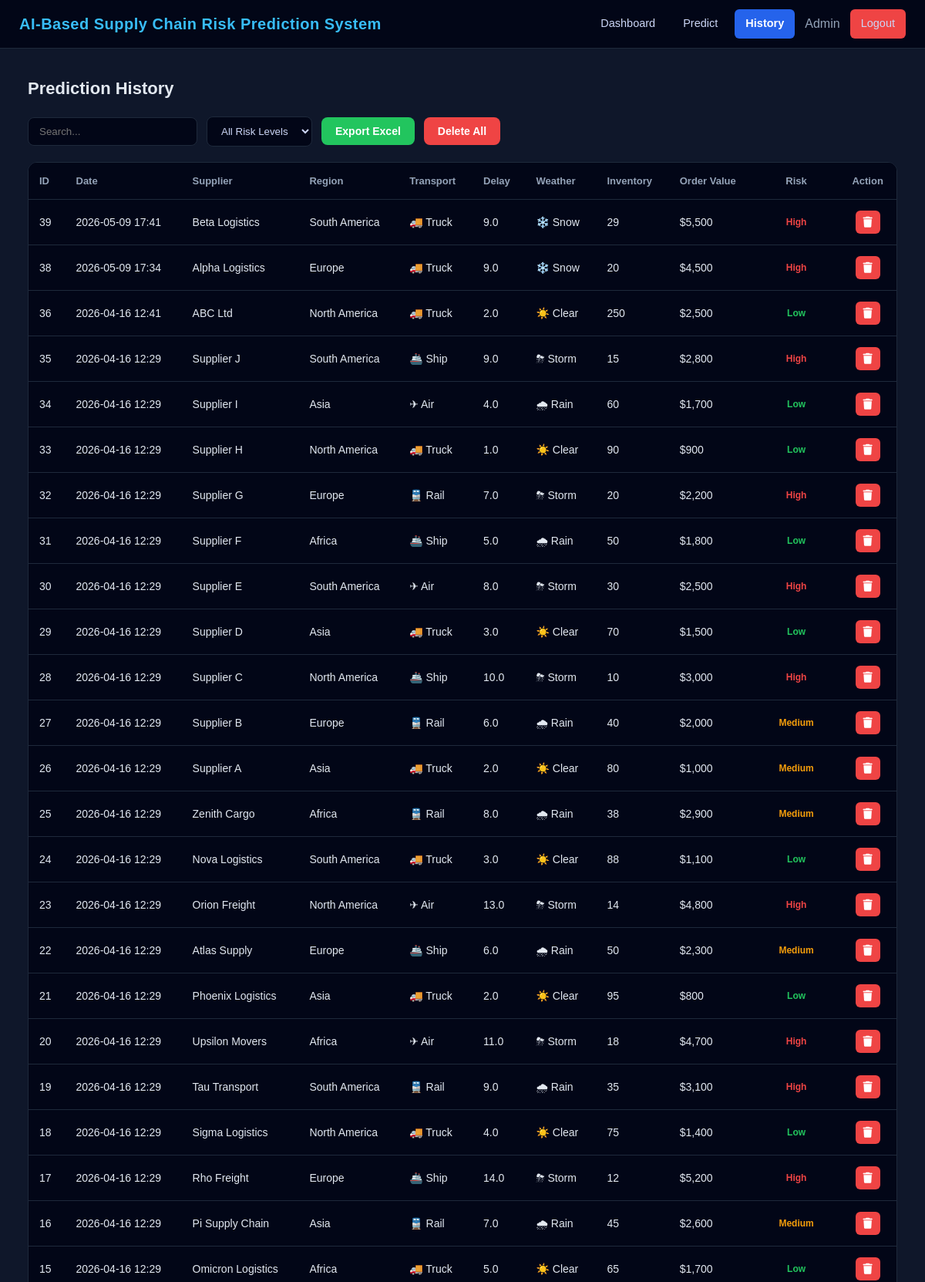
Screenshot of /history (signed in, upper part) with the database file from the repository.
### tables this page shows
CREATE TABLE predictions (
    id INTEGER PRIMARY KEY AUTOINCREMENT,
    date TEXT,
    supplier TEXT,
    region INTEGER,
    transport INTEGER,
    delay REAL,
    weather INTEGER,
    demand INTEGER,
    inventory INTEGER,
    traffic INTEGER,
    port_delay INTEGER,
    order_value REAL,
    fuel_cost REAL,
    risk TEXT
);

### app.py (the view)
@app.route("/history")
def history():
    if "user" not in session:
        return redirect("/")
    conn = get_db()
    cursor = conn.cursor()
    cursor.execute("SELECT * FROM predictions ORDER BY id DESC")
    rows = cursor.fetchall()
    conn.close()
    data = []
    for r in rows:
        data.append({
            "id": r[0],
            "date": r[1],
            "supplier": r[2],
            "region": r[3],
            "transport": r[4],
            "delay": r[5],
            "weather": r[6],
            "demand": r[7],
            "inventory": r[8],
            "traffic": r[9],
            "port_delay": r[10],
            "order_value": r[11],
            "fuel_cost": r[12],
            "risk_level": r[13]
        })
    return render_template("history.html", data=data)

### app.py (called while the page is built)
def get_db():
    return sqlite3.connect(DB_PATH)

### templates/history.html (shortened to what this page needs)
{% extends "base.html" %}
{% block content %}
<div class="history-container">
    <h2>Prediction History</h2>
    <div class="history-controls">
        <input type="text" id="searchInput" placeholder="Search..." onkeyup="applyFilters()">
        <select id="filterRisk" onchange="applyFilters()">
            <option value="">All Risk Levels</option>
        </select>
        <button onclick="exportToExcel()" class="export-btn">
            Export Excel
        </button>
        <button onclick="deleteAll()" class="delete-btn danger">
            Delete All
        </button>
    </div>
    <div class="table-container">
        <table id="historyTable">
            <thead>
                <tr>
                    <th>ID</th>
                    <th>Date</th>
                    <th>Supplier</th>
                    <th>Region</th>
                    <th>Transport</th>
                    <th>Delay</th>
                    <th>Weather</th>
                    <th>Inventory</th>
                    <th>Order Value</th>
                    <th>Risk</th>
                    <th>Action</th>
                </tr>
            </thead>
            <tbody>
                {% for row in data %}
                <tr>
                    <td>{{ row.id }}</td>
                    <td>{{ row.date }}</td>
                    <td>{{ row.supplier }}</td>
                    <td>
                        {% if row.region == 0 %} Asia
                        {% elif row.region == 1 %} Europe
                        {% elif row.region == 2 %} North America
                        {% elif row.region == 3 %} South America
                        {% elif row.region == 4 %} Africa
                        {% else %} Unknown
                        {% endif %}
                    </td>
                    <td>
                        {% if row.transport == 0 %} 🚚 Truck
                        {% elif row.transport == 1 %} 🚆 Rail
                        {% elif row.transport == 2 %} 🚢 Ship
                        {% elif row.transport == 3 %} ✈ Air
                        {% else %} Unknown
                        {% endif %}
                    </td>
                    <td>{{ row.delay }}</td>
                    <td>
                        {% if row.weather == 0 %}
                        ☀️ Clear
                        {% elif row.weather == 1 %}
                        🌧 Rain
                        {% elif row.weather == 2 %}
                        ⛈ Storm
                        {% elif row.weather == 3 %}
                        ❄️ Snow
                        {% elif row.weather == 4 %}
                        🌫 Fog
                        {% else %}
                        🌤 Unknown
                        {% endif %}
                    </td>
                    <td>{{ row.inventory }}</td>
                    <td>${{ "{:,.0f}".format(row.order_value) }}</td>
                    <td>
                        <span class="risk-badge
                            {% if row.risk_level == 'High' %} risk-high
                            {% elif row.risk_level == 'Medium' %} risk-medium
                            {% else %} risk-low
                            {% endif %}
                        ">
                            {{ row.risk_level }}
                        </span>
                    </td>
                    <td>
                        <button onclick="deleteSingle({{ row.id }})" class="delete-btn icon">
                            <i class="fa-solid fa-trash"></i>
                        </button>
                    </td>
                </tr>
                {% else %}
                <tr>
                    <td colspan="9" style="text-align:center; padding:20px;">
                        No prediction history found
                    </td>
                </tr>
                {% endfor %}
            </tbody>
        </table>
    </div>
</div>
{% endblock %}

### templates/base.html (shortened to what this page needs)
<!DOCTYPE html>
<html lang="en">
<head>
    <link rel="stylesheet" href="{{ url_for('static', filename='css/style.css') }}">
    <link rel="stylesheet" href="{{ url_for('static', filename='css/dark-theme.css') }}">
    <link rel="stylesheet" href="https://cdnjs.cloudflare.com/ajax/libs/font-awesome/6.5.0/css/all.min.css">
</head>
<body>
    <nav class="navbar">
        <div class="nav-left">
            <span class="logo">AI-Based Supply Chain Risk Prediction System</span>
        </div>
        <div class="nav-right">
            <a href="/dashboard" class="{% if request.path == '/dashboard' %}active{% endif %}">Dashboard</a>
            <a href="/predict" class="{% if request.path == '/predict' %}active{% endif %}">Predict</a>
            <a href="/history" class="{% if request.path == '/history' %}active{% endif %}">History</a>
            <span class="user">Admin</span>
            <a href="/logout" class="logout-btn">Logout</a>
        </div>
    </nav>
    <main class="main-content" id="dashboard-content">
        {% block content %}
        {% endblock %}
    </main>
</body>
</html>

### static/css/style.css (style rules this page uses)
* { margin: 0; padding: 0; box-sizing: border-box; }
body { font-family: Arial, Helvetica, sans-serif; line-height: 1.5; }
.navbar { display: flex; justify-content: space-between; align-items: center; padding: 15px 20px; }
.nav-left, .nav-center, .nav-right { display: flex; align-items: center; }
.nav-right { gap: 10px; }
.main-content { min-height: calc(100vh - 70px); }
button { cursor: pointer; font-size: 14px; }
.history-controls { flex-wrap: wrap; }
table th { font-size: 14px; }
table td { font-size: 13px; }

### static/css/dark-theme.css (style rules this page uses)
body { background-color: #0f172a; color: #e2e8f0; }
.navbar { background: #020617; border-bottom: 1px solid #1e293b; display: flex; justify-content: space-between; align-items: center; padding: 12px 25px; }
.navbar .logo { font-size: 20px; font-weight: 700; color: #38bdf8; letter-spacing: 0.5px; }
.nav-right { display: flex; align-items: center; gap: 8px; }
.navbar a { text-decoration: none; color: #cbd5f5; padding: 8px 14px; border-radius: 6px; font-size: 14.5px; font-weight: 500; transition: all 0.2s ease; }
.navbar a.active { background: #2563eb; color: #fff; font-weight: 600; }
.nav-right .user { margin-left: 5px; margin-right: 5px; color: #94a3b8; font-weight: 500; }
.logout-btn { background: #ef4444; padding: 6px 14px; border-radius: 6px; color: white; text-decoration: none; font-weight: 500; }
.main-content { padding: 20px; }
.export-btn { background: #22c55e; padding: 10px 15px; border-radius: 6px; border: none; color: white; cursor: pointer; font-weight: bold; }
.history-container { max-width: 1200px; margin: 15px auto; padding: 0 16px; }
.history-container h2 { font-size: 22px; font-weight: 600; color: #e2e8f0; margin-bottom: 20px; }
.history-controls { display: flex; gap: 12px; margin-bottom: 20px; flex-wrap: wrap; align-items: center; }
.history-controls input { padding: 10px 14px; border-radius: 8px; border: 1px solid #1e293b; background: #020617; color: #cbd5f5; outline: none; min-width: 220px; }
.history-controls select { padding: 10px 14px; border-radius: 8px; border: 1px solid #1e293b; background: #020617; color: #cbd5f5; outline: none; }
.export-btn { background: #22c55e; color: white; border: none; padding: 10px 18px; border-radius: 8px; cursor: pointer; transition: 0.2s; font-weight: bold; }
.delete-btn { background: #ef4444; color: white; border: none; padding: 10px 18px; border-radius: 8px; cursor: pointer; transition: 0.2s; font-weight: bold; }
.delete-btn.icon { background: #ef4444; border: none; border-radius: 6px; padding: 8px 10px; cursor: pointer; display: inline-flex; align-items: center; justify-content: center; transition: all 0.2s ease; }
.delete-btn.icon i { color: #ffffff; font-size: 14px; }
.table-container { border-radius: 12px; border: 1px solid #1e293b; overflow: hidden; }
#historyTable { width: 100%; border-collapse: collapse; background: #020617; }
#historyTable thead { background: #020617; }
#historyTable th { padding: 14px; text-align: left; font-size: 13px; color: #94a3b8; border-bottom: 1px solid #1e293b; }
#historyTable td { padding: 14px; border-bottom: 1px solid #1e293b; color: #e2e8f0; font-size: 14px; }
#historyTable th:nth-last-child(2), #historyTable td:nth-last-child(2) { text-align: center; }
#historyTable th:last-child, #historyTable td:last-child { text-align: center; }
.history-container .risk-badge { padding: 5px 14px; border-radius: 999px; font-size: 12px; font-weight: 600; display: inline-block; }
.history-container .risk-high { color: #ef4444; }
.history-container .risk-medium { color: #f59e0b; }
.history-container .risk-low { color: #22c55e; }

### rows the page displays
predictions: id "39", date "2026-05-09 17:41", supplier "Beta Logistics", region "South America", transport "🚚 Truck", delay "9.0", weather "❄️ Snow", inventory "29", order_value "5,500", risk_level "High"
predictions: id "38", date "2026-05-09 17:34", supplier "Alpha Logistics", region "Europe", transport "🚚 Truck", delay "9.0", weather "❄️ Snow", inventory "20", order_value "4,500", risk_level "High"
predictions: id "36", date "2026-04-16 12:41", supplier "ABC Ltd", region "North America", transport "🚚 Truck", delay "2.0", weather "☀️ Clear", inventory "250", order_value "2,500", risk_level "Low"
predictions: id "35", date "2026-04-16 12:29", supplier "Supplier J", region "South America", transport "🚢 Ship", delay "9.0", weather "⛈ Storm", inventory "15", order_value "2,800", risk_level "High"
predictions: id "34", date "2026-04-16 12:29", supplier "Supplier I", region "Asia", transport "✈ Air", delay "4.0", weather "🌧 Rain", inventory "60", order_value "1,700", risk_level "Low"
predictions: id "33", date "2026-04-16 12:29", supplier "Supplier H", region "North America", transport "🚚 Truck", delay "1.0", weather "☀️ Clear", inventory "90", order_value "900", risk_level "Low"
predictions: id "32", date "2026-04-16 12:29", supplier "Supplier G", region "Europe", transport "🚆 Rail", delay "7.0", weather "⛈ Storm", inventory "20", order_value "2,200", risk_level "High"
predictions: id "31", date "2026-04-16 12:29", supplier "Supplier F", region "Africa", transport "🚢 Ship", delay "5.0", weather "🌧 Rain", inventory "50", order_value "1,800", risk_level "Low"
predictions: id "30", date "2026-04-16 12:29", supplier "Supplier E", region "South America", transport "✈ Air", delay "8.0", weather "⛈ Storm", inventory "30", order_value "2,500", risk_level "High"
predictions: id "29", date "2026-04-16 12:29", supplier "Supplier D", region "Asia", transport "🚚 Truck", delay "3.0", weather "☀️ Clear", inventory "70", order_value "1,500", risk_level "Low"
predictions: id "28", date "2026-04-16 12:29", supplier "Supplier C", region "North America", transport "🚢 Ship", delay "10.0", weather "⛈ Storm", inventory "10", order_value "3,000", risk_level "High"
predictions: id "27", date "2026-04-16 12:29", supplier "Supplier B", region "Europe", transport "🚆 Rail", delay "6.0", weather "🌧 Rain", inventory "40", order_value "2,000", risk_level "Medium"
predictions: id "26", date "2026-04-16 12:29", supplier "Supplier A", region "Asia", transport "🚚 Truck", delay "2.0", weather "☀️ Clear", inventory "80", order_value "1,000", risk_level "Medium"
predictions: id "25", date "2026-04-16 12:29", supplier "Zenith Cargo", region "Africa", transport "🚆 Rail", delay "8.0", weather "🌧 Rain", inventory "38", order_value "2,900", risk_level "Medium"
predictions: id "24", date "2026-04-16 12:29", supplier "Nova Logistics", region "South America", transport "🚚 Truck", delay "3.0", weather "☀️ Clear", inventory "88", order_value "1,100", risk_level "Low"
predictions: id "23", date "2026-04-16 12:29", supplier "Orion Freight", region "North America", transport "✈ Air", delay "13.0", weather "⛈ Storm", inventory "14", order_value "4,800", risk_level "High"
predictions: id "22", date "2026-04-16 12:29", supplier "Atlas Supply", region "Europe", transport "🚢 Ship", delay "6.0", weather "🌧 Rain", inventory "50", order_value "2,300", risk_level "Medium"
predictions: id "21", date "2026-04-16 12:29", supplier "Phoenix Logistics", region "Asia", transport "🚚 Truck", delay "2.0", weather "☀️ Clear", inventory "95", order_value "800", risk_level "Low"
predictions: id "20", date "2026-04-16 12:29", supplier "Upsilon Movers", region "Africa", transport "✈ Air", delay "11.0", weather "⛈ Storm", inventory "18", order_value "4,700", risk_level "High"
predictions: id "19", date "2026-04-16 12:29", supplier "Tau Transport", region "South America", transport "🚆 Rail", delay "9.0", weather "🌧 Rain", inventory "35", order_value "3,100", risk_level "High"
predictions: id "18", date "2026-04-16 12:29", supplier "Sigma Logistics", region "North America", transport "🚚 Truck", delay "4.0", weather "☀️ Clear", inventory "75", order_value "1,400", risk_level "Low"
predictions: id "17", date "2026-04-16 12:29", supplier "Rho Freight", region "Europe", transport "🚢 Ship", delay "14.0", weather "⛈ Storm", inventory "12", order_value "5,200", risk_level "High"
predictions: id "16", date "2026-04-16 12:29", supplier "Pi Supply Chain", region "Asia", transport "🚆 Rail", delay "7.0", weather "🌧 Rain", inventory "45", order_value "2,600", risk_level "Medium"
predictions: id "15", date "2026-04-16 12:29", supplier "Omicron Logistics", region "Africa", transport "🚚 Truck", delay "5.0", weather "☀️ Clear", inventory "65", order_value "1,700", risk_level "Low"
